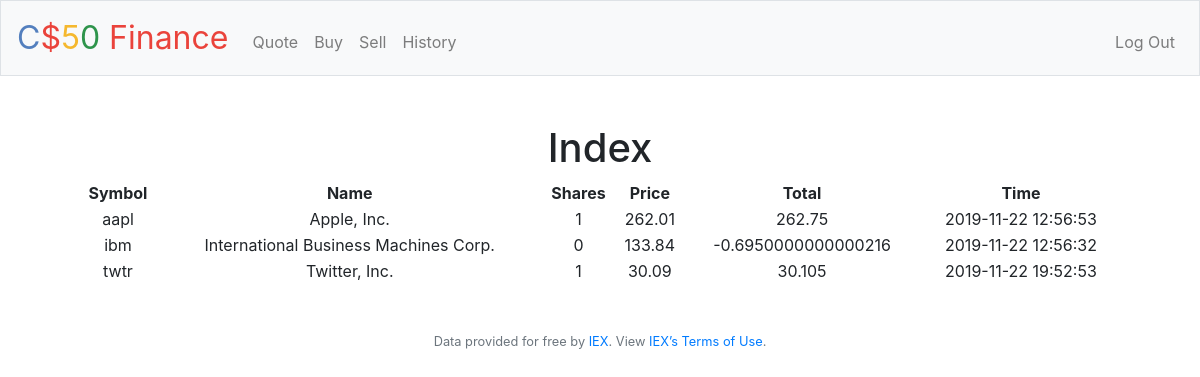
The page / (signed in) on the database its author committed.
### tables this page shows
CREATE TABLE 'history' ('id' integer PRIMARY KEY AUTOINCREMENT NOT NULL, 'user_id' integer, 'symbol' text, 'names' text, 'shares' integer, 'price' double precision, 'total' double precision, 'time' timestamp DEFAULT CURRENT_TIMESTAMP);

### application.py (the view)
@app.route("/")
@login_required
def index():
    myid = session["user_id"]
    history = db.execute("SELECT symbol, names, SUM(shares), price, SUM(total), time FROM history WHERE names IN (SELECT DISTINCT(names) FROM history WHERE user_id = :myid) AND user_id = :myid GROUP BY names", myid = myid)
    return render_template("index.html", history = history)

### application.py (called while the page is built)
@app.after_request
def after_request(response):
    response.headers["Cache-Control"] = "no-cache, no-store, must-revalidate"
    response.headers["Expires"] = 0
    response.headers["Pragma"] = "no-cache"
    return response

### helpers.py (called while the page is built)
def login_required(f):
    @wraps(f)
    def decorated_function(*args, **kwargs):
        if session.get("user_id") is None:
            return redirect("/login")
        return f(*args, **kwargs)
    return decorated_function

### templates/index.html (shortened to what this page needs)
{% extends "layout.html" %}
{% block main %}
    <h1>Index</h1>
    <table style="width:100%">
        <tr>
            <th>Symbol</th>
            <th>Name</th>
            <th>Shares</th>
            <th>Price</th>
            <th>Total</th>
            <th>Time</th>
        </tr>
        {% for row in history %}
        <tr>
            <td>{{row["symbol"]}}</td>
            <td>{{row["names"]}}</td>
            <td>{{row["SUM(shares)"]}}</td>
            <td>{{row["price"]}}</td>
            <td>{{row["SUM(total)"]}}</td>
            <td>{{row["time"]}}</td>
        </tr>
        {% endfor %}
    </table>
{% endblock %}

### rows shown on the page
history: symbol "aapl", names "Apple, Inc.", user "1", price "262.01", row "262.75", time "2019-11-22 12:56:53"
history: symbol "ibm", names "International Business Machines Corp.", row "0", price "133.84", row "-0.6950000000000216", time "2019-11-22 12:56:32"
history: symbol "twtr", names "Twitter, Inc.", user "1", price "30.09", row "30.105", time "2019-11-22 19:52:53"
